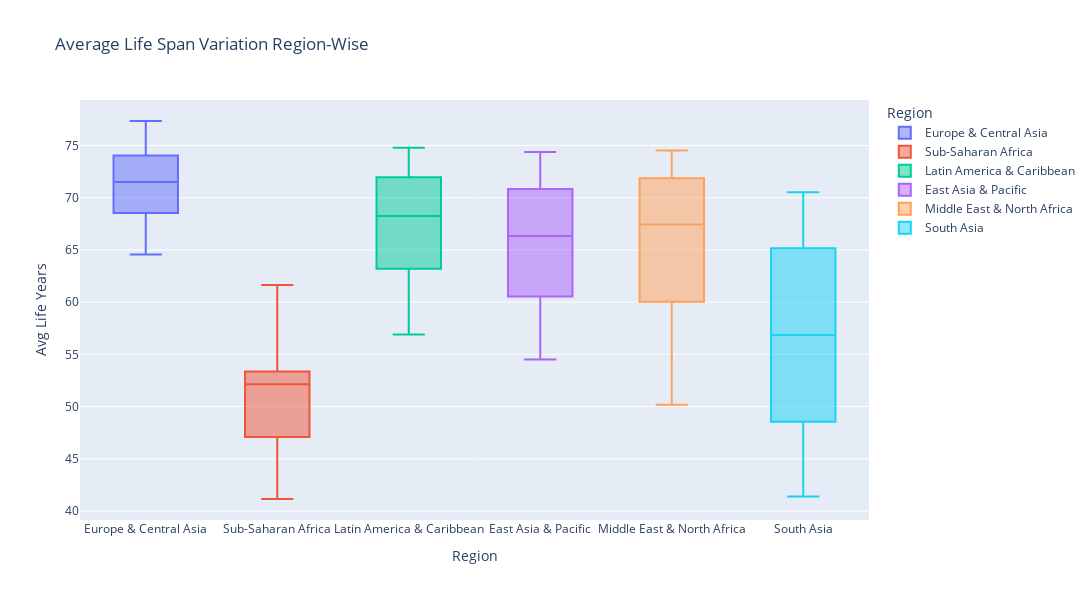

The cell this chart's notebook holds for it:
### Code cell
px.box(avg_life_long, y='Avg Life Years', x='Region', color='Region', width=1200, height=600, title='Average Life Span Variation Region-Wise')

### Figure 1 — Plotly figure (JSON) as saved in the notebook; plotly's stock layout.template omitted (floating-point values rounded to 4 significant figures)
{"data": [{"alignmentgroup": "True", "hovertemplate": "Region=%{x}<br>Avg Life Years=%{y}<extra></extra>", "legendgroup": "Europe & Central Asia", "marker": {"color": "#636efa"}, "name": "Europe & Central Asia", "notched": false, "offsetgroup": "Europe & Central Asia", "orientation": "v", "showlegend": true, "type": "box", "x": ["Europe & Central Asia", "Europe & Central Asia", "Europe & Central Asia", "Europe & Central Asia", "Europe & Central Asia", "Europe & Central Asia", "Europe & Central Asia", "Europe & Central Asia", "Europe & Central Asia", "Europe & Central Asia", "Europe & Central Asia", "Europe & Central Asia", "Europe & Central Asia", "Europe & Central Asia", "Europe & Central Asia", "Europe & Central Asia", "Europe & Central Asia", "Europe & Central Asia", "Europe & Central Asia", "Europe & Central Asia", "Europe & Central Asia", "Europe & Central Asia", "Europe & Central Asia", "Europe & Central Asia", "Europe & Central Asia", "Europe & Central Asia", "Europe & Central Asia", "Europe & Central Asia", "Europe & Central Asia", "Europe & Central Asia", "Europe & Central Asia", "Europe & Central Asia", "Europe & Central Asia", "Europe & Central Asia", "Europe & Central Asia", "Europe & Central Asia", "Europe & Central Asia", "Europe & Central Asia", "Europe & Central Asia", "Europe & Central Asia", "Europe & Central Asia", "Europe & Central Asia", "Europe & Central Asia", "Europe & Central Asia", "Europe & Central Asia", "Europe & Central Asia", "Europe & Central Asia", "Europe & Central Asia", "Europe & Central Asia", "Europe & Central Asia", "Europe & Central Asia", "Europe & Central Asia", "Europe & Central Asia", "Europe & Central Asia", "Europe & Central Asia", "Europe & Central Asia", "Europe & Central Asia"], "x0": " ", "xaxis": "x", "y": [64.56, 65.05, 65.27, 65.63, 66.07, 66.28, 66.56, 66.84, 67.05, 67.22, 67.55, 67.74, 68.06, 68.53, 68.51, 68.66, 68.88, 69.1, 69.53, 69.51, 69.66, 69.91, 70.16, 70.28, 70.52, 70.7, 71.2, 71.39, 71.51, 71.66, 71.69, 71.79, 71.78, 71.68, 72.13, 72.06, 72.38, 72.68, 72.86, 73.1, 73.39, 73.74, 74.03, 74.08, 74.47, 74.6, 74.87, 75.1, 75.43, 75.73, 76, 76.4, 76.84, 76.88, 77.19, 77.23, 77.34], "y0": " ", "yaxis": "y"}, {"alignmentgroup": "True", "hovertemplate": "Region=%{x}<br>Avg Life Years=%{y}<extra></extra>", "legendgroup": "Sub-Saharan Africa", "marker": {"color": "#EF553B"}, "name": "Sub-Saharan Africa", "notched": false, "offsetgroup": "Sub-Saharan Africa", "orientation": "v", "showlegend": true, "type": "box", "x": ["Sub-Saharan Africa", "Sub-Saharan Africa", "Sub-Saharan Africa", "Sub-Saharan Africa", "Sub-Saharan Africa", "Sub-Saharan Africa", "Sub-Saharan Africa", "Sub-Saharan Africa", "Sub-Saharan Africa", "Sub-Saharan Africa", "Sub-Saharan Africa", "Sub-Saharan Africa", "Sub-Saharan Africa", "Sub-Saharan Africa", "Sub-Saharan Africa", "Sub-Saharan Africa", "Sub-Saharan Africa", "Sub-Saharan Africa", "Sub-Saharan Africa", "Sub-Saharan Africa", "Sub-Saharan Africa", "Sub-Saharan Africa", "Sub-Saharan Africa", "Sub-Saharan Africa", "Sub-Saharan Africa", "Sub-Saharan Africa", "Sub-Saharan Africa", "Sub-Saharan Africa", "Sub-Saharan Africa", "Sub-Saharan Africa", "Sub-Saharan Africa", "Sub-Saharan Africa", "Sub-Saharan Africa", "Sub-Saharan Africa", "Sub-Saharan Africa", "Sub-Saharan Africa", "Sub-Saharan Africa", "Sub-Saharan Africa", "Sub-Saharan Africa", "Sub-Saharan Africa", "Sub-Saharan Africa", "Sub-Saharan Africa", "Sub-Saharan Africa", "Sub-Saharan Africa", "Sub-Saharan Africa", "Sub-Saharan Africa", "Sub-Saharan Africa", "Sub-Saharan Africa", "Sub-Saharan Africa", "Sub-Saharan Africa", "Sub-Saharan Africa", "Sub-Saharan Africa", "Sub-Saharan Africa", "Sub-Saharan Africa", "Sub-Saharan Africa", "Sub-Saharan Africa", "Sub-Saharan Africa"], "x0": " ", "xaxis": "x", "y": [41.15, 41.57, 41.99, 42.39, 42.8, 43.2, 43.6, 44.02, 44.44, 44.88, 45.33, 45.78, 46.25, 46.73, 47.21, 47.68, 48.16, 48.62, 49.09, 49.53, 50.07, 50.47, 50.82, 51.19, 51.48, 51.75, 51.93, 52.07, 52.17, 52.19, 52.19, 52.22, 52.2, 52.14, 52.17, 52.24, 52.28, 52.34, 52.43, 52.57, 52.74, 52.98, 53.26, 53.68, 54.23, 54.82, 55.49, 56.22, 56.95, 57.67, 58.36, 59.01, 59.66, 60.2, 60.73, 61.22, 61.64], "y0": " ", "yaxis": "y"}, {"alignmentgroup": "True", "hovertemplate": "Region=%{x}<br>Avg Life Years=%{y}<extra></extra>", "legendgroup": "Latin America & Caribbean", "marker": {"color": "#00cc96"}, "name": "Latin America & Caribbean", "notched": false, "offsetgroup": "Latin America & Caribbean", "orientation": "v", "showlegend": true, "type": "box", "x": ["Latin America & Caribbean", "Latin America & Caribbean", "Latin America & Caribbean", "Latin America & Caribbean", "Latin America & Caribbean", "Latin America & Caribbean", "Latin America & Caribbean", "Latin America & Caribbean", "Latin America & Caribbean", "Latin America & Caribbean", "Latin America & Caribbean", "Latin America & Caribbean", "Latin America & Caribbean", "Latin America & Caribbean", "Latin America & Caribbean", "Latin America & Caribbean", "Latin America & Caribbean", "Latin America & Caribbean", "Latin America & Caribbean", "Latin America & Caribbean", "Latin America & Caribbean", "Latin America & Caribbean", "Latin America & Caribbean", "Latin America & Caribbean", "Latin America & Caribbean", "Latin America & Caribbean", "Latin America & Caribbean", "Latin America & Caribbean", "Latin America & Caribbean", "Latin America & Caribbean", "Latin America & Caribbean", "Latin America & Caribbean", "Latin America & Caribbean", "Latin America & Caribbean", "Latin America & Caribbean", "Latin America & Caribbean", "Latin America & Caribbean", "Latin America & Caribbean", "Latin America & Caribbean", "Latin America & Caribbean", "Latin America & Caribbean", "Latin America & Caribbean", "Latin America & Caribbean", "Latin America & Caribbean", "Latin America & Caribbean", "Latin America & Caribbean", "Latin America & Caribbean", "Latin America & Caribbean", "Latin America & Caribbean", "Latin America & Caribbean", "Latin America & Caribbean", "Latin America & Caribbean", "Latin America & Caribbean", "Latin America & Caribbean", "Latin America & Caribbean", "Latin America & Caribbean", "Latin America & Caribbean"], "x0": " ", "xaxis": "x", "y": [56.9, 57.48, 58.04, 58.53, 58.98, 59.41, 59.82, 60.3, 60.74, 61.22, 61.66, 62.05, 62.48, 62.9, 63.28, 63.62, 63.99, 64.33, 64.75, 65.13, 65.49, 65.83, 66.54, 66.71, 67.03, 67.33, 67.67, 68.08, 68.25, 68.55, 68.83, 69.1, 69.45, 69.47, 69.7, 69.95, 70.21, 70.66, 70.67, 70.91, 71.23, 71.51, 71.93, 71.99, 72.22, 72.43, 72.76, 73.02, 73.21, 73.47, 73.74, 73.83, 73.91, 74.09, 74.4, 74.47, 74.78], "y0": " ", "yaxis": "y"}, {"alignmentgroup": "True", "hovertemplate": "Region=%{x}<br>Avg Life Years=%{y}<extra></extra>", "legendgroup": "East Asia & Pacific", "marker": {"color": "#ab63fa"}, "name": "East Asia & Pacific", "notched": false, "offsetgroup": "East Asia & Pacific", "orientation": "v", "showlegend": true, "type": "box", "x": ["East Asia & Pacific", "East Asia & Pacific", "East Asia & Pacific", "East Asia & Pacific", "East Asia & Pacific", "East Asia & Pacific", "East Asia & Pacific", "East Asia & Pacific", "East Asia & Pacific", "East Asia & Pacific", "East Asia & Pacific", "East Asia & Pacific", "East Asia & Pacific", "East Asia & Pacific", "East Asia & Pacific", "East Asia & Pacific", "East Asia & Pacific", "East Asia & Pacific", "East Asia & Pacific", "East Asia & Pacific", "East Asia & Pacific", "East Asia & Pacific", "East Asia & Pacific", "East Asia & Pacific", "East Asia & Pacific", "East Asia & Pacific", "East Asia & Pacific", "East Asia & Pacific", "East Asia & Pacific", "East Asia & Pacific", "East Asia & Pacific", "East Asia & Pacific", "East Asia & Pacific", "East Asia & Pacific", "East Asia & Pacific", "East Asia & Pacific", "East Asia & Pacific", "East Asia & Pacific", "East Asia & Pacific", "East Asia & Pacific", "East Asia & Pacific", "East Asia & Pacific", "East Asia & Pacific", "East Asia & Pacific", "East Asia & Pacific", "East Asia & Pacific", "East Asia & Pacific", "East Asia & Pacific", "East Asia & Pacific", "East Asia & Pacific", "East Asia & Pacific", "East Asia & Pacific", "East Asia & Pacific", "East Asia & Pacific", "East Asia & Pacific", "East Asia & Pacific", "East Asia & Pacific"], "x0": " ", "xaxis": "x", "y": [54.5, 55, 55.5, 56.02, 56.52, 57.01, 57.53, 58.06, 58.54, 59.02, 59.45, 59.8, 60.1, 60.36, 60.6, 60.83, 61.08, 61.38, 61.8, 62.26, 62.77, 63.35, 63.89, 64.42, 64.89, 65.31, 65.7, 66.21, 66.34, 66.65, 67.05, 67.32, 67.59, 67.84, 68.08, 68.46, 68.66, 68.97, 69.35, 69.58, 69.94, 70.41, 70.75, 71.08, 71.42, 71.66, 72.04, 72.32, 72.59, 72.88, 73.11, 73.32, 73.57, 73.79, 74, 74.2, 74.37], "y0": " ", "yaxis": "y"}, {"alignmentgroup": "True", "hovertemplate": "Region=%{x}<br>Avg Life Years=%{y}<extra></extra>", "legendgroup": "Middle East & North Africa", "marker": {"color": "#FFA15A"}, "name": "Middle East & North Africa", "notched": false, "offsetgroup": "Middle East & North Africa", "orientation": "v", "showlegend": true, "type": "box", "x": ["Middle East & North Africa", "Middle East & North Africa", "Middle East & North Africa", "Middle East & North Africa", "Middle East & North Africa", "Middle East & North Africa", "Middle East & North Africa", "Middle East & North Africa", "Middle East & North Africa", "Middle East & North Africa", "Middle East & North Africa", "Middle East & North Africa", "Middle East & North Africa", "Middle East & North Africa", "Middle East & North Africa", "Middle East & North Africa", "Middle East & North Africa", "Middle East & North Africa", "Middle East & North Africa", "Middle East & North Africa", "Middle East & North Africa", "Middle East & North Africa", "Middle East & North Africa", "Middle East & North Africa", "Middle East & North Africa", "Middle East & North Africa", "Middle East & North Africa", "Middle East & North Africa", "Middle East & North Africa", "Middle East & North Africa", "Middle East & North Africa", "Middle East & North Africa", "Middle East & North Africa", "Middle East & North Africa", "Middle East & North Africa", "Middle East & North Africa", "Middle East & North Africa", "Middle East & North Africa", "Middle East & North Africa", "Middle East & North Africa", "Middle East & North Africa", "Middle East & North Africa", "Middle East & North Africa", "Middle East & North Africa", "Middle East & North Africa", "Middle East & North Africa", "Middle East & North Africa", "Middle East & North Africa", "Middle East & North Africa", "Middle East & North Africa", "Middle East & North Africa", "Middle East & North Africa", "Middle East & North Africa", "Middle East & North Africa", "Middle East & North Africa", "Middle East & North Africa", "Middle East & North Africa"], "x0": " ", "xaxis": "x", "y": [50.17, 51.78, 52.47, 52.32, 53, 53.68, 55.11, 55.74, 56.37, 57.02, 57.67, 58.32, 58.92, 59.57, 60.19, 60.79, 61.41, 61.94, 62.48, 62.98, 63.46, 63.93, 64.39, 64.9, 65.42, 65.96, 66.47, 66.99, 67.42, 67.96, 68.4, 68.77, 69.1, 69.45, 69.75, 70.04, 70.33, 70.58, 70.81, 71.05, 71.33, 71.6, 71.81, 72.02, 72.29, 72.5, 72.73, 72.92, 73.11, 73.32, 73.53, 73.64, 73.79, 74, 74.17, 74.32, 74.51], "y0": " ", "yaxis": "y"}, {"alignmentgroup": "True", "hovertemplate": "Region=%{x}<br>Avg Life Years=%{y}<extra></extra>", "legendgroup": "South Asia", "marker": {"color": "#19d3f3"}, "name": "South Asia", "notched": false, "offsetgroup": "South Asia", "orientation": "v", "showlegend": true, "type": "box", "x": ["South Asia", "South Asia", "South Asia", "South Asia", "South Asia", "South Asia", "South Asia", "South Asia", "South Asia", "South Asia", "South Asia", "South Asia", "South Asia", "South Asia", "South Asia", "South Asia", "South Asia", "South Asia", "South Asia", "South Asia", "South Asia", "South Asia", "South Asia", "South Asia", "South Asia", "South Asia", "South Asia", "South Asia", "South Asia", "South Asia", "South Asia", "South Asia", "South Asia", "South Asia", "South Asia", "South Asia", "South Asia", "South Asia", "South Asia", "South Asia", "South Asia", "South Asia", "South Asia", "South Asia", "South Asia", "South Asia", "South Asia", "South Asia", "South Asia", "South Asia", "South Asia", "South Asia", "South Asia", "South Asia", "South Asia", "South Asia", "South Asia"], "x0": " ", "xaxis": "x", "y": [41.38, 41.93, 42.48, 43.05, 43.62, 44.2, 44.75, 45.27, 45.75, 46.21, 46.66, 47.11, 47.6, 48.12, 48.69, 49.29, 49.93, 50.57, 51.21, 51.83, 52.43, 53.01, 53.56, 54.11, 54.64, 55.17, 55.71, 56.27, 56.84, 57.43, 58.03, 58.63, 59.21, 59.77, 60.32, 60.85, 61.4, 61.96, 62.54, 63.15, 63.77, 64.4, 65.02, 65.6, 66.15, 66.66, 67.13, 67.55, 67.95, 68.32, 68.67, 69, 69.32, 69.63, 69.94, 70.24, 70.53], "y0": " ", "yaxis": "y"}], "layout": {"boxmode": "overlay", "height": 600, "legend": {"title": {"text": "Region"}, "tracegroupgap": 0}, "title": {"text": "Average Life Span Variation Region-Wise"}, "width": 1200, "xaxis": {"anchor": "y", "categoryarray": ["Europe & Central Asia", "Sub-Saharan Africa", "Latin America & Caribbean", "East Asia & Pacific", "Middle East & North Africa", "South Asia"], "categoryorder": "array", "domain": [0, 1], "title": {"text": "Region"}}, "yaxis": {"anchor": "x", "domain": [0, 1], "title": {"text": "Avg Life Years"}}}}
